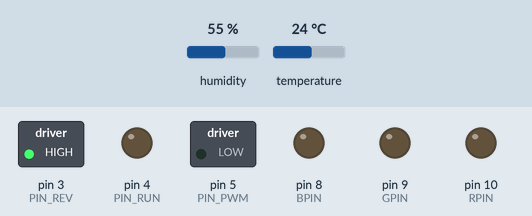
This program was run on a simulated Arduino Uno, built with avr-gcc and run on an emulated ATmega328P. Parts: switched loads named in the program (green lamp = pin HIGH), output pins drawn as LEDs (lit = HIGH). The inputs (shaded band) are chosen by the test bench; at power-on: temperature 24 °C, humidity 55 %. What the program prints to the serial monitor is not drawn.

Above: at 0.1 s.
At 6.8 s:
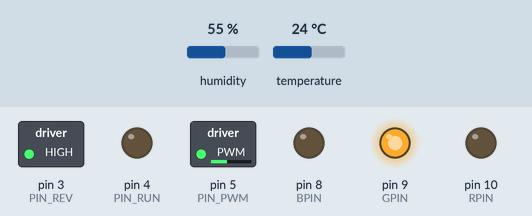
6.9 s: temperature set to 22 °C
12.3 s: temperature set to 19 °C
At 14.8 s:
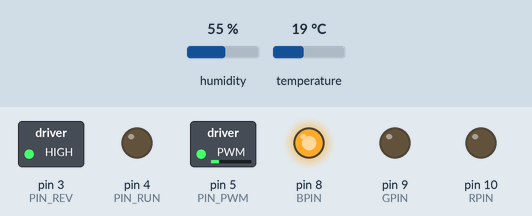
Timing chart, 0 to 16.3 s (numbered marks = the images above; inputs shaded):
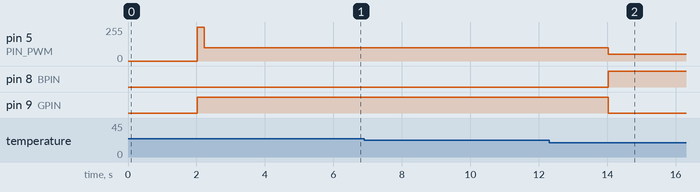

Measured:
- the behaviour switches between 21 and 20 °C on temperature (found by bisection; images 1 and 2)
- after the input at 12.3 s, pin 5 (PIN_PWM): 100/255 → 50/255 after 1.7 s; pin 8 (BPIN): LOW → HIGH after 1.7 s; pin 9 (GPIN): HIGH → LOW after 1.7 s

The program:

main.cpp
```cpp
#include <Arduino.h>

#include "taskmanager.h"
#include "comunication.h"

System sys;
TaskManager tm;

void setup() {
    Serial.begin(115200);

    systemInit(&sys);
    taskManagerInit(&tm);

    taskManagerAdd(&tm, dhtSensorTask, &sys, TIMER_DHT_MS, TIMER_MILLIS);
    taskManagerAdd(&tm, ledTask, &sys);
    taskManagerAdd(&tm, fanMotorTask, &sys);
}

void loop() {
    taskManagerRun(&tm);
}
```

comunication.h
```cpp
#ifndef COMUNICATION_H
#define COMUNICATION_H

#include "config.h"

// ---- STRUTTURA DATI ----

struct Data {
    float temperature;
    bool newValue;
};

typedef struct Data Data;

void dataInit(Data *d); //Funzione inizializzazione struttura dati

#endif
```

sensors.h
```cpp
#ifndef SENSORS_H
#define SENSORS_H

#include "DHT.h"
#include "config.h"
#include "timer.h"

struct System;

// ---- DHT ----

struct DhtSensor {
    DHT *dht;
};

typedef struct DhtSensor DhtSensor;

void dhtSensorInit(DhtSensor *ds, uint8_t pin, uint8_t type);
void dhtSensorTask(void *param);

// ---- LED ----

void ledInit();
void ledCmd(bool bLedCmd = false, bool gLedCmd = false, bool rLedCmd = false);
void ledTask(void *param);

// ---- DC MOTOR ----

struct FanMotor {
    uint8_t pinPwm;
    uint8_t pinRun;
    uint8_t pinRev;
    int speed;
    int lastSpeed;
    Timer timer;
};

void fanMotorInit(FanMotor *fm, uint8_t pinPwm, uint8_t pinRun, uint8_t pinRev, bool direction = false);
void fanMotorDirection(FanMotor *fm, bool direction);
void fanMotorTask(void *param);

#endif
```

taskmanager.h
```cpp
#ifndef TASKMANAGER_H
#define TASKMANAGER_H

#include "sensors.h"
#include "comunication.h"
#include "timer.h"
#include "config.h"

// ---- SYSTEM ----

struct System {
    DhtSensor dhtSensor;
    Data data;
    FanMotor fanMotor;
};

typedef struct System System;

void systemInit(System *sys);

// ---- TASK MANAGER ----

struct Task {
    void (*callback)(void *); // Puntatore a funzione
    void *param; // Parametro generico
};

typedef struct Task Task;

struct TaskManager {
    Task task[MAX_TASK];
    Timer timer[MAX_TASK];
    uint8_t tCount;
};

typedef struct TaskManager TaskManager;

void taskManagerInit(TaskManager *tm);
bool taskManagerAdd(TaskManager *tm, void (*callback)(void *), void *param, unsigned long timerTrigger = 1, bool timerMode = false);
void taskManagerRun(TaskManager *tm);

#endif
```

timer.h
```cpp
#ifndef TIMER_H
#define TIMER_H

#include <Arduino.h>

struct Timer {
    unsigned long previousTime;
    unsigned long trigger;
    bool mode;
};

typedef struct Timer Timer;

void timerInit(Timer *t, unsigned long trigger = 1, bool mode = false);
bool timerTrigger(Timer *t);
void timerReset(Timer *t);

#endif
```

utility.h
```cpp
#ifndef UTILITY_H
#define UTILITY_H

// Convertitore % -> sgnl analogico
int converter(int percValue, int IN_minValue, int IN_maxValue, int OUT_minValue, int OUT_maxValue);

#endif
```

comunication.cpp
```cpp
#include "comunication.h"

// ---- STRUTTURA DATI ----

//Funzione inizializzazione struttura dati
void dataInit(Data *d) {
    d->temperature = 0.0;
    d->newValue = false;
}
```

sensors.cpp
```cpp
#include "sensors.h"
#include "taskmanager.h"
#include "utility.h"

// ---- DHT ----

void dhtSensorInit(DhtSensor *ds, uint8_t pin, uint8_t type) {
    ds->dht = new DHT(pin, type);

    ds->dht->begin();
}

void dhtSensorTask(void *param) {
    System *sys = (System *)param;

    float temperature = sys->dhtSensor.dht->readTemperature();
    //Serial.println(temperature);

    sys->data.temperature = temperature;
    sys->data.newValue = true;
}

// ---- LED ----

void ledInit() {
    pinMode(BPIN, OUTPUT);
    digitalWrite(BPIN, false);

    pinMode(GPIN, OUTPUT);
    digitalWrite(GPIN, false);

    pinMode(RPIN, OUTPUT);
    digitalWrite(RPIN, false);
}

void ledCmd(bool bLedCmd, bool gLedCmd, bool rLedCmd) {
    digitalWrite(BPIN, bLedCmd);
    digitalWrite(GPIN, gLedCmd);
    digitalWrite(RPIN, rLedCmd);
}

void ledTask(void *param) {
    System *sys = (System *)param;

    if (!sys->data.newValue) return;

    if (sys->data.temperature <= 20.0) {
        ledCmd(true, false, false);
    } else if ((sys->data.temperature > 20.0) && (sys->data.temperature <= 25.0)) {
        ledCmd(false, true, false);
    } else {
        ledCmd(false, false, true);
    }
}

// ---- DC MOTOR ----

void fanMotorInit(FanMotor *fm, uint8_t pinPwm, uint8_t pinRun, uint8_t pinRev, bool direction) {
    fm->pinPwm = pinPwm;
    fm->pinRun = pinRun;
    fm->pinRev = pinRev;
    fm->lastSpeed = 0;

    pinMode(pinPwm, OUTPUT);
    pinMode(pinRun, OUTPUT);
    pinMode(pinRev, OUTPUT);


    fanMotorDirection(fm, direction);
    analogWrite(pinPwm, 0);
}

// Scrivo la direzione sui pin della direzione
void fanMotorDirection(FanMotor *fm, bool direction) {
    digitalWrite(fm->pinRun, !direction);
    digitalWrite(fm->pinRev, direction);
}

void fanMotorTask(void *param) {
    System *sys = (System *)param;

    Serial.println(sys->data.temperature);

    if (sys->data.newValue) {
        if(sys->data.temperature <= 20.0) {
            sys->fanMotor.speed = converter(25, IN_MIN, IN_MAX, OUT_MIN, OUT_MAX);
        } else if ((sys->data.temperature > 20.0) && (sys->data.temperature <= 25.0)) {
            sys->fanMotor.speed = converter(50, IN_MIN, IN_MAX, OUT_MIN, OUT_MAX);
        } else {
           sys->fanMotor.speed = converter(100, IN_MIN, IN_MAX, OUT_MIN, OUT_MAX);
        }
    }

    if ((sys->fanMotor.lastSpeed == 0) && sys->fanMotor.speed != 0) {
        analogWrite(sys->fanMotor.pinPwm, 255);
        timerInit(&sys->fanMotor.timer, 200, TIMER_MILLIS);
        sys->fanMotor.lastSpeed = sys->fanMotor.speed;
    }

    sys->data.newValue = false;

    if (!timerTrigger(&sys->fanMotor.timer)) return;

    analogWrite(sys->fanMotor.pinPwm, sys->fanMotor.speed);
}
```

taskmanager.cpp
```cpp
#include "taskmanager.h"

// ---- SYSTEM ----
void systemInit(System *sys) {
    dhtSensorInit(&sys->dhtSensor, DHT_PIN, DHT_TYPE);
    dataInit(&sys->data);
    ledInit();
    fanMotorInit(&sys->fanMotor, PIN_PWM, PIN_RUN, PIN_REV, COUNTERCLOCKWISE_DIR);
}

// ---- TASK MANAGER ----

void taskManagerInit(TaskManager *tm) {
    tm->tCount = 0;
}

bool taskManagerAdd(TaskManager *tm, void (*callback)(void *), void *param, unsigned long timerTrigger, bool timerMode) {
    if (tm->tCount > MAX_TASK) return false;

    Task *t = &tm->task[tm->tCount];
    t->callback = callback;
    t->param = param;

    if (timerTrigger != 0) {
        timerInit(&tm->timer[tm->tCount], timerTrigger, timerMode);
    }

    tm->tCount++;

    return true;
}

void taskManagerRun(TaskManager *tm) {
    for (int index = 0; index < tm->tCount; index++) {
        if (timerTrigger(&tm->timer[index])) {
            tm->task[index].callback(tm->task[index].param);
        }
    }
}
```

timer.cpp
```cpp
#include "timer.h"

void timerInit(Timer *t, unsigned long trigger, bool mode) {


    t->trigger = (trigger == 0) ? 1 : trigger;
    t->mode = mode;

    t->previousTime = mode ? micros() : millis();
}

bool timerTrigger(Timer *t) {
    if (t->trigger == 0) return false;

    unsigned long now = t->mode ? micros() : millis();

    if (now - t->previousTime > t->trigger) {
        t->previousTime += t->trigger;
        return true;
    }

    return false;
}

void timerReset(Timer *t) {
    t->previousTime = t->mode ? micros() : millis();
}
```

utility.cpp
```cpp
#include "utility.h"

int converter(int percValue, int IN_minValue, int IN_maxValue, int OUT_minValue, int OUT_maxValue) {
    return (percValue - IN_minValue) * ((OUT_maxValue - OUT_minValue) / (IN_maxValue - IN_minValue)) + OUT_minValue;
}
```

config.h
```cpp
#ifndef CONFIG_H
#define CONFIG_H

#include <Arduino.h>

// ---- TIMER ----
#define TIMER_MILLIS false
#define TIMER_MICROS true

#define TIMER_DHT_MS 2000

// ---- DHT ----
#define DHT_PIN 13
#define DHT_TYPE DHT11

// ---- LED ----
#define BPIN 8
#define GPIN 9
#define RPIN 10

// ---- DC MOTOR ----
#define PIN_PWM 5
#define PIN_RUN 4
#define PIN_REV 3
#define IN_MIN 0
#define IN_MAX 100
#define OUT_MIN 0
#define OUT_MAX 255
#define CLOCKWISE_DIR false
#define COUNTERCLOCKWISE_DIR true

// ---- TASK ----
#define MAX_TASK 10

// ---- DATA ----
#define MAX_DATA 5


#endif
```
